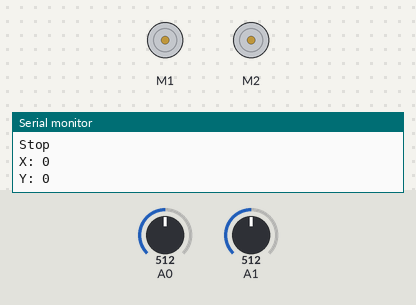
The sketch below on a simulated Arduino Uno, built with avr-gcc and run on an emulated ATmega328P. Shown: 2 × DC motor (green arrow = forward, orange = backward, longer = faster), the last lines printed to the serial monitor. The test bench sets the inputs (shaded band); at power-on: A0 = 512, A1 = 512.

Above: at 1.2 s.
1.3 s: A0 set to 666
2.8 s: A0 set to 699
At 4.0 s:
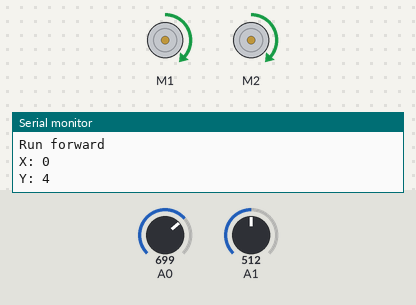
4.4 s: A1 set to 674
5.9 s: A1 set to 693
At 7.2 s:
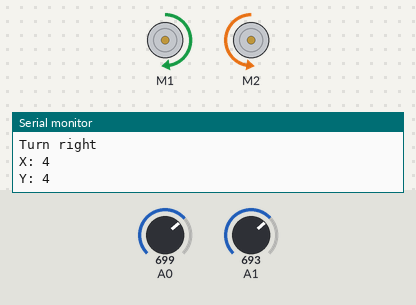
7.5 s: A1 set to 306
At 9.1 s:
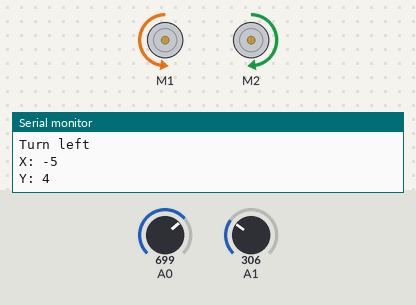
Timing chart, 0 to 10.1 s (numbered marks = the images above; inputs shaded):
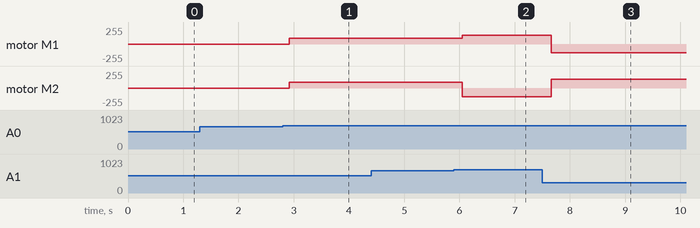

Measured:
- the behaviour switches between 681 and 682 on A0 (found by bisection; images 0 and 1)
- the behaviour switches between 681 and 682 on A1 (found by bisection; images 1 and 2)
- after the input at 2.8 s, motor M1, motor M2: stopped → forward 85/255 after 0.12 s
- after the input at 5.9 s, motor M1: forward 85/255 → forward 128/255 after 0.15 s; motor M2: forward 85/255 → backward 128/255 after 0.15 s
- after the input at 7.5 s, motor M1: forward 128/255 → backward 128/255 after 0.16 s; motor M2: backward 128/255 → forward 128/255 after 0.16 s

The sketch:

Tread_MotorTest_AFMS.ino
```cpp
//TreadBot Chassis Testing Script
//Joshua Curfman
//TESTING PURPOSES, USES ADAFRUIT MOTOR SHIELD


#include <Wire.h>
#include <Adafruit_MotorShield.h>
#include "utility/Adafruit_MS_PWMServoDriver.h"

Adafruit_MotorShield afms = Adafruit_MotorShield();
Adafruit_DCMotor *leftMotor = afms.getMotor(1);
Adafruit_DCMotor *rightMotor = afms.getMotor(2);

const int xAxis = A1;
const int yAxis = A0;
int range = 24;
int center = range/2;
int threshold = range/6;

int currentSpeed;

void setup() {
  // put your setup code here, to run once:
  Serial.begin(9600);
  afms.begin();
  Serial.println("Motor Shield initialized");
}

void loop() {
  int xReading, yReading; //Readings of joystick
  xReading=readAxis(xAxis);
  yReading=readAxis(yAxis);
  Serial.print("X: ");
  Serial.println(xReading);
  Serial.print("Y: ");
  Serial.println(yReading);
  delay(100);

  if(xReading==0 && yReading==0) {
    Serial.println("Stop");
    currentSpeed=0;
    leftMotor->setSpeed(currentSpeed);
    rightMotor->setSpeed(currentSpeed);
    leftMotor->run(RELEASE);
    rightMotor->run(RELEASE);
  }
  if(xReading==0 && yReading!=0) {
    if(yReading>0) {
      Serial.println("Run forward");
      int newSpeed=map(yReading, 0, 12, 0, 255);
      leftMotor->setSpeed(newSpeed);
      rightMotor->setSpeed(newSpeed);
      currentSpeed=newSpeed;
      leftMotor->run(FORWARD);
      rightMotor->run(FORWARD);
    }
    else if(yReading<0) {
      Serial.println("Run backwards");
      int newSpeed=map(abs(yReading), 0, 12, 0, 255);
      leftMotor->setSpeed(newSpeed);
      rightMotor->setSpeed(newSpeed);
      currentSpeed=newSpeed;
      leftMotor->run(BACKWARD);
      rightMotor->run(BACKWARD);
    }
  }
  else if(xReading!=0) {
    //Needs substantial work
    if(xReading>0) {
      //turn right
      Serial.println("Turn right");
      int speedOffset=map(xReading, 0, 12, 0, 255);
      leftMotor->setSpeed(128);
      rightMotor->setSpeed(128);
      leftMotor->run(FORWARD);
      rightMotor->run(BACKWARD);
    }
    else if(xReading<0) {
      Serial.println("Turn left");
      leftMotor->setSpeed(128);
      rightMotor->setSpeed(128);
      leftMotor->run(BACKWARD);
      rightMotor->run(FORWARD);
    }
  }
}

void oldLoop() {
  // put your main code here, to run repeatedly:
  leftMotor->setSpeed(200);
  rightMotor->setSpeed(200);
  leftMotor->run(FORWARD);
  rightMotor->run(FORWARD);
  Serial.println("Motor running forwards");
  delay(1000);
  leftMotor->run(BACKWARD);
  rightMotor->run(BACKWARD);
  Serial.println("Motor running backwards");
  delay(1000);
}

int readAxis(int thisAxis) {
  //read the analog input
  int reading = analogRead(thisAxis);

  //map the reading from the analog input range to the output range
  reading = map(reading, 0, 1023, 0, range);

  //if output reading is outside from the rest position threshold, use it
  int distance = reading - center;
  if(abs(distance)<threshold) {
    distance=0;
  }

  //return the sitance for this axis
  return distance;
}
```
